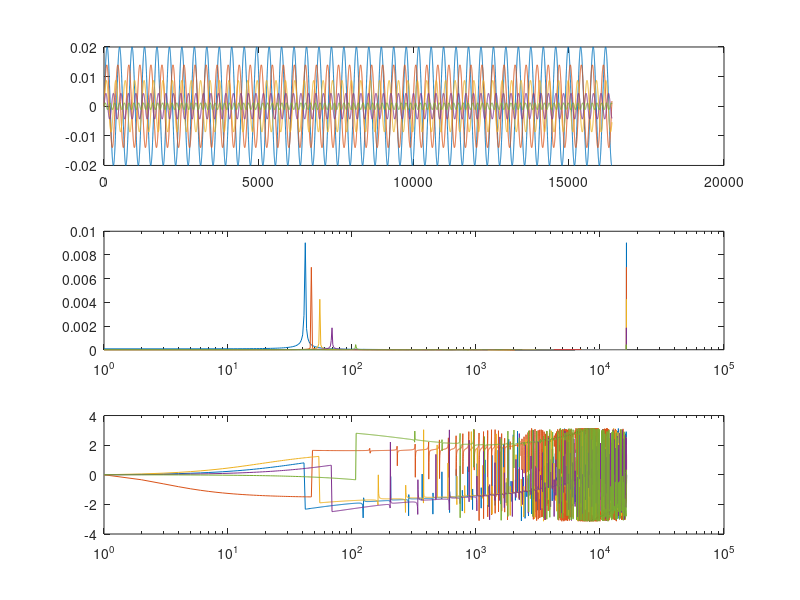

MATLAB code to generate this figure:
clear 
close all
clc
L=32768;
c0=1;
nu=0.2;
mu=10e9;
P=[0:40e6:160e6];
b=0.01;

c=c0.*(1-2*(1-nu)./(3*mu*(b/c0)).*P).^(1/2);

for n=1:length(c)
    x=[-c(n):0.01:c(n)];
    U=2.*b.*(c(n)./c0).^3.*(1-(x./c(n)).^2).^(3/2);
    U=max(U).*sin(2.*pi./(4*c(n)).*(x+c(n)));
    U=real(U);
    U=[U -U];
    U=repmat(U,1,fix(L/length(U)));
    Ufft(n,:)=U(1:L/2);
    u=fft(Ufft(n,:))./length(Ufft(n,:));
    subplot(3,1,1);
    plot(Ufft(n,:)); hold on
    subplot(3,1,2);
    semilogx(abs(u)); hold on
    subplot(3,1,3);
    semilogx((angle(u))); hold on
end

